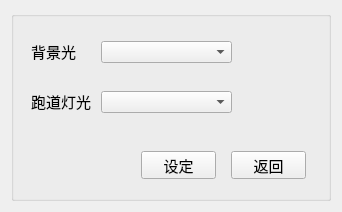
<?xml version="1.0" encoding="UTF-8"?>
<ui version="4.0">
 <class>RVR_Calc_values</class>
 <widget class="QWidget" name="RVR_Calc_values">
  <property name="geometry">
   <rect>
    <x>0</x>
    <y>0</y>
    <width>342</width>
    <height>212</height>
   </rect>
  </property>
  <property name="windowTitle">
   <string>Form</string>
  </property>
  <layout class="QHBoxLayout" name="horizontalLayout">
   <item>
    <widget class="QGroupBox" name="groupBox">
     <property name="title">
      <string/>
     </property>
     <widget class="QComboBox" name="comboBox_background_light">
      <property name="geometry">
       <rect>
        <x>90</x>
        <y>30</y>
        <width>131</width>
        <height>22</height>
       </rect>
      </property>
      <property name="font">
       <font>
        <pointsize>12</pointsize>
        <weight>75</weight>
        <bold>true</bold>
       </font>
      </property>
     </widget>
     <widget class="QComboBox" name="comboBox_run_up_light">
      <property name="geometry">
       <rect>
        <x>90</x>
        <y>80</y>
        <width>131</width>
        <height>22</height>
       </rect>
      </property>
      <property name="font">
       <font>
        <pointsize>12</pointsize>
        <weight>75</weight>
        <bold>true</bold>
       </font>
      </property>
     </widget>
     <widget class="QPushButton" name="pushButton">
      <property name="geometry">
       <rect>
        <x>130</x>
        <y>140</y>
        <width>75</width>
        <height>28</height>
       </rect>
      </property>
      <property name="font">
       <font>
        <family>微软雅黑 Light</family>
        <pointsize>11</pointsize>
       </font>
      </property>
      <property name="text">
       <string>设定</string>
      </property>
     </widget>
     <widget class="QLabel" name="label">
      <property name="geometry">
       <rect>
        <x>20</x>
        <y>30</y>
        <width>45</width>
        <height>20</height>
       </rect>
      </property>
      <property name="font">
       <font>
        <family>微软雅黑 Light</family>
        <pointsize>11</pointsize>
       </font>
      </property>
      <property name="text">
       <string>背景光</string>
      </property>
     </widget>
     <widget class="QLabel" name="label_2">
      <property name="geometry">
       <rect>
        <x>20</x>
        <y>80</y>
        <width>60</width>
        <height>20</height>
       </rect>
      </property>
      <property name="font">
       <font>
        <family>微软雅黑 Light</family>
        <pointsize>11</pointsize>
       </font>
      </property>
      <property name="text">
       <string>跑道灯光</string>
      </property>
     </widget>
     <widget class="QPushButton" name="pushButton_back">
      <property name="geometry">
       <rect>
        <x>220</x>
        <y>140</y>
        <width>75</width>
        <height>28</height>
       </rect>
      </property>
      <property name="font">
       <font>
        <family>微软雅黑 Light</family>
        <pointsize>11</pointsize>
       </font>
      </property>
      <property name="text">
       <string>返回</string>
      </property>
     </widget>
    </widget>
   </item>
  </layout>
 </widget>
 <resources/>
 <connections/>
</ui>
